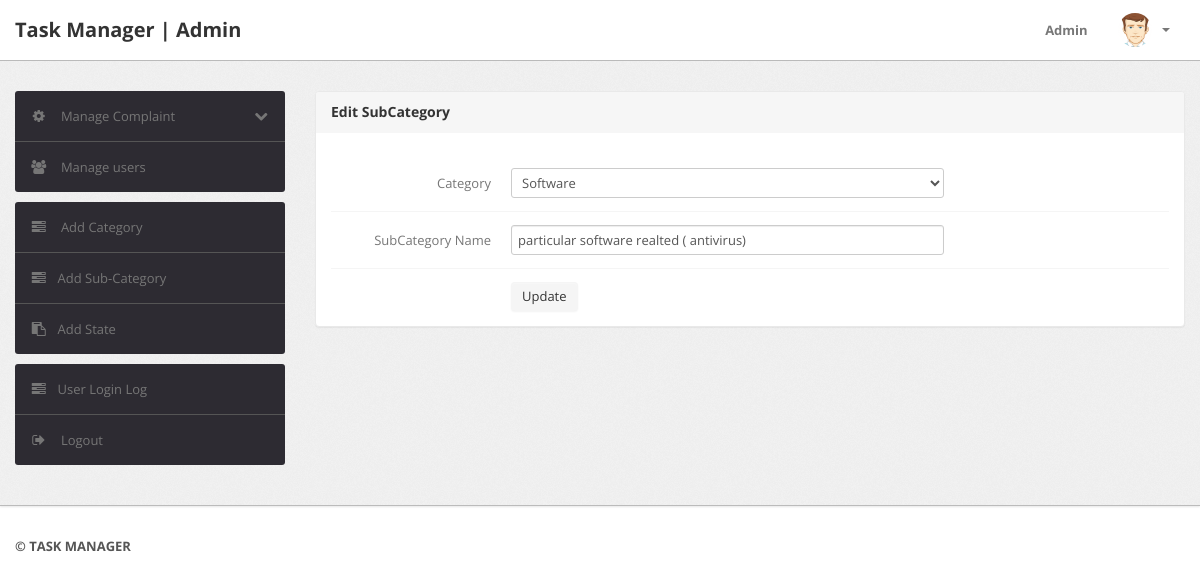
The app's page /admin/edit-subcategory.php?id=4 (signed in) with its own data.
### tables this page shows
CREATE TABLE `subcategory` (
  `id` int(11) NOT NULL,
  `categoryid` int(11) NOT NULL,
  `subcategory` varchar(255) NOT NULL,
  `creationDate` timestamp NOT NULL DEFAULT CURRENT_TIMESTAMP,
  `updationDate` varchar(255) DEFAULT NULL
);

CREATE TABLE `category` (
  `id` int(11) NOT NULL,
  `categoryName` varchar(255) NOT NULL,
  `categoryDescription` longtext NOT NULL,
  `creationDate` timestamp NOT NULL DEFAULT CURRENT_TIMESTAMP,
  `updationDate` varchar(255) DEFAULT NULL
);

### admin/edit-subcategory.php (the view, shortened to what this page needs)
<?php
include('include/config.php');
if(strlen($_SESSION['alogin'])==0)
	{
header('location:index.php');
}
else{
?>
<!DOCTYPE html>
<html lang="en">
<head>
	<link type="text/css" href="bootstrap/css/bootstrap.min.css" rel="stylesheet">
	<link type="text/css" href="bootstrap/css/bootstrap-responsive.min.css" rel="stylesheet">
	<link type="text/css" href="css/theme.css" rel="stylesheet">
	<link type="text/css" href="images/icons/css/font-awesome.css" rel="stylesheet">
</head>
<body>
<?php include('include/header.php');?>
	<div class="wrapper">
		<div class="container">
			<div class="row">
<?php include('include/sidebar.php');?>
			<div class="span9">
					<div class="content">
						<div class="module">
							<div class="module-head">
								<h3>Edit SubCategory</h3>
							</div>
							<div class="module-body">
									<br />
			<form class="form-horizontal row-fluid" name="Category" method="post" >
<?php
$id=intval($_GET['id']);
$query=mysqli_query($con,"select category.id,category.categoryName,subcategory.subcategory from subcategory join category on category.id=subcategory.categoryid where subcategory.id='$id'");
while($row=mysqli_fetch_array($query))
{
?>
<div class="control-group">
<label class="control-label" for="basicinput">Category</label>
<div class="controls">
<select name="category" class="span8 tip" required>
<option value="<?php echo htmlentities($row['id']);?>"><?php echo htmlentities($catname=$row['categoryName']);?></option>
</select>
</div>
</div>
<div class="control-group">
<label class="control-label" for="basicinput">SubCategory Name</label>
<div class="controls">
<input type="text" placeholder="Enter category Name"  name="subcategory" value="<?php echo  htmlentities($row['subcategory']);?>" class="span8 tip" required>
</div>
</div>
									<?php } ?>
	<div class="control-group">
											<div class="controls">
												<button type="submit" name="submit" class="btn">Update</button>
											</div>
										</div>
									</form>
							</div>
						</div>
					</div>
				</div>
			</div>
		</div>
	</div>
<?php include('include/footer.php');?>
</body>
<?php } ?>

### admin/css/theme.css (style rules this page uses)
body { font-size: 13px; font-family: 'Open Sans', Arial, sans-serif; background: #fff; color: #777 }
h1, h2, h3, h4, h5, h6 { color: #333; margin-top: 0 }
h3 { font-size: 20px }
.wrapper { background: url(../images/bg.png) #eee; border-bottom: 1px solid #bbb; -webkit-box-shadow: 0 1px 2px rgba(0,0,0,0.1); -moz-box-shadow: 0 1px 2px rgba(0,0,0,0.1); box-shadow: 0 1px 2px rgba(0,0,0,0.1); padding: 30px 0 }
form { margin: 0 }
select, textarea, input[type="text"], input[type="password"], input[type="datetime"], input[type="datetime-local"], input[type="date"], input[type="month"], input[type="time"], input[type="week"], input[type="number"], input[type="email"], input[type="url"], input[type="search"], input[type="tel"], input[type="color"], .uneditable-input, label, input, button, select, textarea { -webkit-border-radius: 3px; -moz-border-radius: 3px; border-radius: 3px; font-size: 13px; font-family: 'Open Sans', Tahoma, Arial, sans-serif }
.module { background: #fff; -webkit-border-radius: 3px; -moz-border-radius: 3px; border-radius: 3px; border: 1px solid #ccc; border-bottom-color: #bbb; -webkit-box-shadow: 0 0 1px rgba(0,0,0,0.2); -moz-box-shadow: 0 0 1px rgba(0,0,0,0.2); box-shadow: 0 0 1px rgba(0,0,0,0.2); margin-bottom: 30px }
.form-horizontal .control-group, .form-vertical .control-group { margin-bottom: 0 }
.form-horizontal .control-group+.control-group, .form-vertical .control-group+.control-group { margin-top: 13px; padding-top: 13px; border-top: 1px solid #f5f5f5 }
.btn, .btn-box { -webkit-border-radius: 3px; -moz-border-radius: 3px; border-radius: 3px }
.btn { font-size: 13px; font-weight: 600 }
.btn { display: inline-block; margin-bottom: 0; font-weight: 400; text-align: center; vertical-align: middle; cursor: pointer; background-image: none; border: 1px solid transparent; white-space: nowrap; padding: 4px 10px; font-size: 13px; line-height: 1.42857; border-radius: 4px; -webkit-user-select: none; -moz-user-select: none; -ms-user-select: none; user-select: none }
.module { box-shadow: 0 0 3px rgba(0,0,0,.1); border-color: #e9e9e9; margin-bottom: 20px; background-color: #fff; border-radius: 4px; -webkit-box-shadow: 0 1px 1px rgba(0,0,0,.05); box-shadow: 0 1px 1px rgba(0,0,0,.05); }
.module-head { color: #767676; background-color: #f6f6f6; border-color: #e9e9e9; padding: 10px 15px; border-bottom: 1px solid transparent; border-top-right-radius: 3px; border-top-left-radius: 3px; }
.module-head h3 { font-size: 14px; line-height: 20px; height: 20px; margin: 0 }
.module-body { padding: 15px }

### records on screen
subcategory: category "Software", subcategory "particular software realted ( antivirus)"
